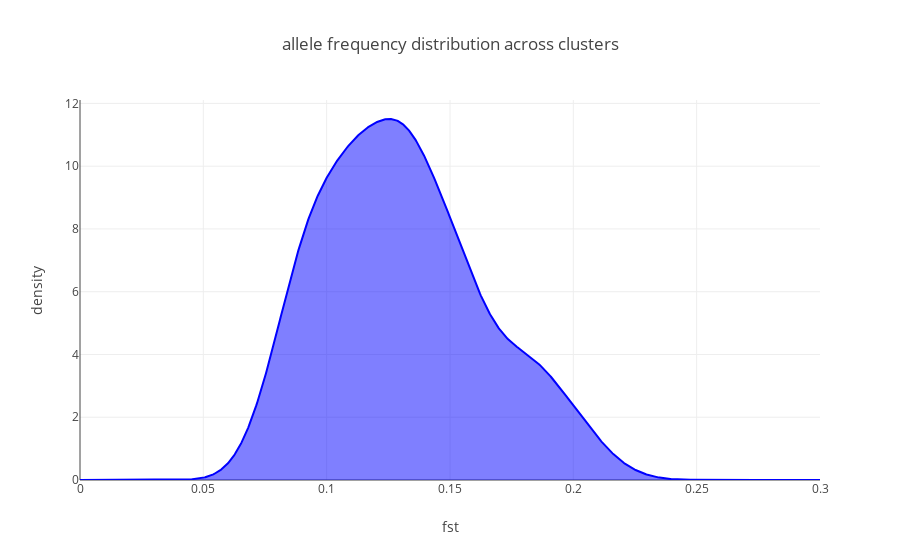

Notebook code for this chart:
### Markdown cell above
- **ii.** Fst across data sets

### Code cell
iplot(fst_fig)

### Figure 1 — Plotly figure (JSON) as saved in the notebook; plotly's stock layout.template omitted (floating-point values rounded to 4 significant figures; data arrays with more than 128 entries replaced by an {"elided": "..."} marker saying what was removed)
{"data": [{"fill": "tozeroy", "line": {"color": "blue", "width": 2}, "mode": "lines", "name": "mRNA pVal", "type": "scatter", "uid": "fbd726c0-5dbf-4d0f-bd0c-ffb7b979060c", "x": {"elided": "1000 float values"}, "y": {"elided": "1000 float values"}}], "layout": {"title": "allele frequency distribution across clusters", "xaxis": {"title": "fst"}, "yaxis": {"title": "density"}}}
